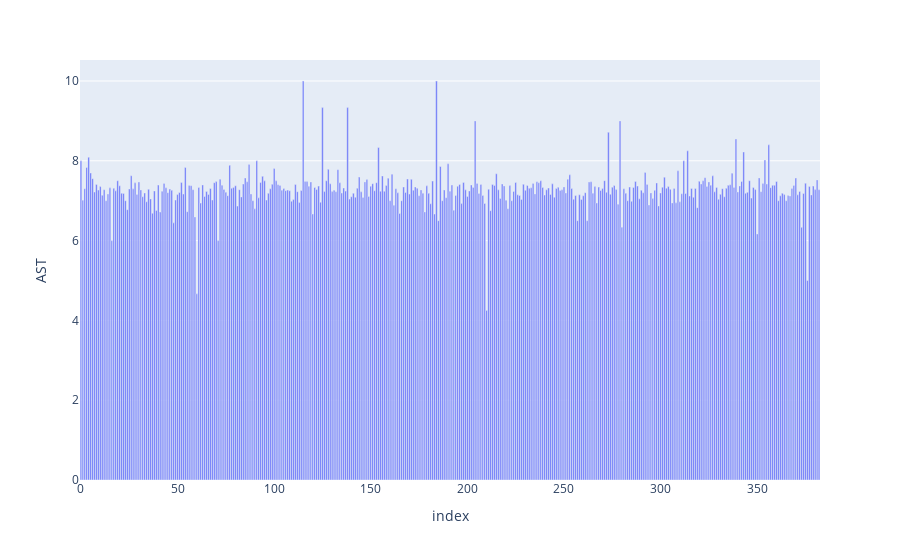

Notebook source saved alongside this figure:
### Code cell
px.bar(calls_agent_id,y='AST')

### Figure 1 — Plotly figure (JSON) as saved in the notebook; plotly's stock layout.template omitted (floating-point values rounded to 4 significant figures; data arrays with more than 128 entries replaced by an {"elided": "..."} marker saying what was removed)
{"data": [{"alignmentgroup": "True", "hovertemplate": "index=%{x}<br>AST=%{y}<extra></extra>", "legendgroup": "", "marker": {"color": "#636efa", "pattern": {"shape": ""}}, "name": "", "offsetgroup": "", "orientation": "v", "showlegend": false, "textposition": "auto", "type": "bar", "x": {"elided": "383 int values"}, "xaxis": "x", "y": {"elided": "383 float values"}, "yaxis": "y"}], "layout": {"barmode": "relative", "legend": {"tracegroupgap": 0}, "margin": {"t": 60}, "xaxis": {"anchor": "y", "domain": [0, 1], "title": {"text": "index"}}, "yaxis": {"anchor": "x", "domain": [0, 1], "title": {"text": "AST"}}}}
